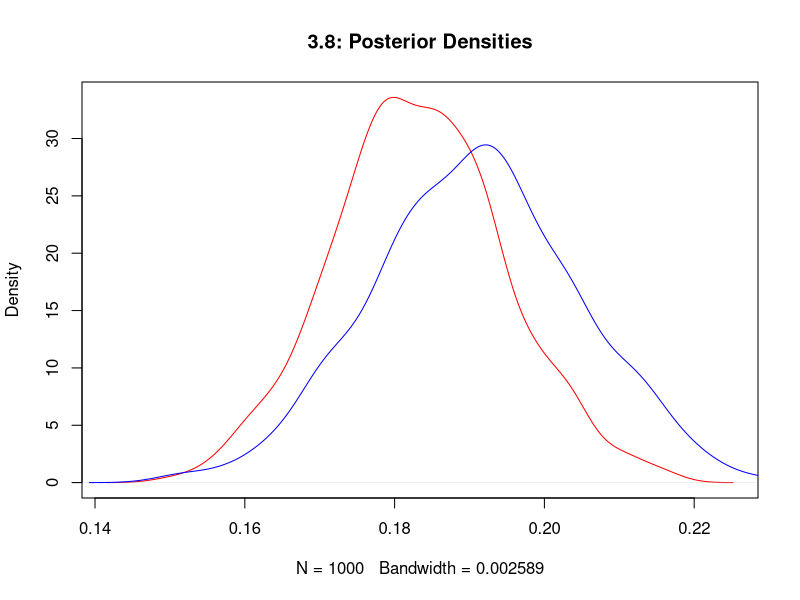

Generate this figure with R: (Note: this script raises an error after producing the figure.)
#-------------------------------------
#
#       Bayesian HW3 
#
#-------------------------------------

setwd("~/Documents/Work/github/Courses/MA 578/hw3/")
set.seed(1985)

#------------------
# BDA 3.8 
#------------------

#  c
bikes_y <- c(16, 9, 10, 13, 19,20, 18, 17, 35, 55)
cars_y <- c(58, 90, 48, 57, 103, 57, 86, 112, 273, 64)
n <- bikes_y + cars_y

bikes_z <- c(112, 1, 2, 4, 9,7, 9, 8)
cars_z <- c(113, 18, 14, 44, 208, 67, 29, 154)
m <- bikes_z + cars_z

sim_post_y <- rbeta(1000, 1 + sum(bikes_y), 1 + sum(n - bikes_y))
sim_post_z <- rbeta(1000, 1 + sum(bikes_z), 1 + sum(m - bikes_z))

jpeg('post_dens.jpg')
plot(density(sim_post_y), col = "red", main = "3.8: Posterior Densities")
points(density(sim_post_z), col = "blue", type = "l")
dev.off()

diff_means <- numeric(1000)
for(i in 1:1000){
  
  #sample binomial
  sim_post_y <- sapply(sim_post_y, function(x) rbinom())
  sim_post_z <- 
  
  diff_means[i] <- mean(sim_post_y) - mean(sim_post_z)
}

jpeg('diff_means.jpg')
hist(sim_post_y - sim_post_z,  main = "3.8: Difference in Means")
dev.off()

#------------------
# BDA 3.12 
#------------------

# e
#passenger_deaths <- c(734, 516,754,877,814,362,764,809,223,1066)
fatal_accidents <- c(24 , 25, 31, 31, 22, 21, 26, 20, 16, 22)
years <- 1976:1985

#crude linear models estimats 
lm_coef <- coef(lm(fatal_accidents ~ years))
alpha_lm<- unname(lm_coef[1])
beta_lm<- unname(lm_coef[2])

#crude Poisson regression model estimates
pois_coef <- coef(glm(fatal_accidents ~ years, family = "poisson"))
alpha_pois<- unname(pois_coef[1])
beta_pois <- unname(pois_coef[2])


















